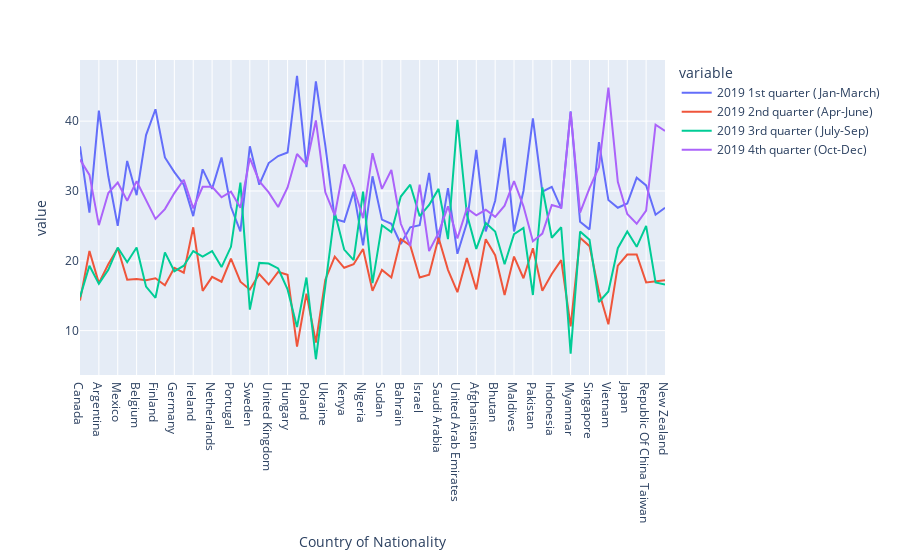

The notebook cell this image was saved under:
### Code cell
cols = ['2019 1st quarter (Jan-March) ','2019 2nd quarter (Apr-June)', '2019 3rd quarter (July-Sep) ', '2019 4th quarter (Oct-Dec) ']
px.line(df, df.index, cols)

### Figure 1 — Plotly figure (JSON) as saved in the notebook; plotly's stock layout.template omitted (floating-point values rounded to 4 significant figures)
{"data": [{"hovertemplate": "variable=2019 1st quarter (Jan-March) <br>Country of Nationality=%{x}<br>value=%{y}<extra></extra>", "legendgroup": "2019 1st quarter (Jan-March) ", "line": {"color": "#636efa", "dash": "solid"}, "marker": {"symbol": "circle"}, "mode": "lines", "name": "2019 1st quarter (Jan-March) ", "orientation": "v", "showlegend": true, "type": "scatter", "x": ["Canada", "United States Of America", "Argentina", "Brazil", "Mexico", "Austria", "Belgium", "Denmark", "Finland", "France", "Germany", "Greece", "Ireland", "Italy", "Netherlands", "Norway", "Portugal", "Spain", "Sweden", "Switzerland", "United Kingdom", "Czech Rep.", "Hungary", "Kazakhstan", "Poland", "Russian Federation", "Ukraine", "Egypt", "Kenya", "Mauritius", "Nigeria", "South Africa", "Sudan", "Tanzania", "Bahrain", "Iraq", "Israel", "Oman", "Saudi Arabia", "Turkey", "United Arab Emirates", "Yemen", "Afghanistan", "Bangladesh", "Bhutan", "Iran", "Maldives", "Nepal", "Pakistan", "Sri Lanka", "Indonesia", "Malaysia", "Myanmar", "Philippines", "Singapore", "Thailand", "Vietnam", "China", "Japan", "Korea (Republic Of ", "Republic Of China Taiwan", "Australia", "New Zealand"], "xaxis": "x", "y": [36.4, 26.9, 41.5, 32.1, 25, 34.3, 29.4, 38, 41.7, 34.8, 32.7, 30.9, 26.4, 33.1, 30.3, 34.8, 27.7, 24.2, 36.4, 30.9, 34, 35, 35.5, 46.5, 33.4, 45.7, 36.5, 26, 25.6, 29.9, 22.2, 32.1, 25.9, 25.3, 22.4, 24.8, 25.1, 32.6, 22.4, 30.4, 21, 25.4, 35.9, 24.2, 28.6, 37.6, 24.2, 30, 40.4, 29.9, 30.6, 27.5, 41.4, 25.6, 24.5, 37, 28.7, 27.6, 28.2, 31.9, 30.8, 26.6, 27.6], "yaxis": "y"}, {"hovertemplate": "variable=2019 2nd quarter (Apr-June)<br>Country of Nationality=%{x}<br>value=%{y}<extra></extra>", "legendgroup": "2019 2nd quarter (Apr-June)", "line": {"color": "#EF553B", "dash": "solid"}, "marker": {"symbol": "circle"}, "mode": "lines", "name": "2019 2nd quarter (Apr-June)", "orientation": "v", "showlegend": true, "type": "scatter", "x": ["Canada", "United States Of America", "Argentina", "Brazil", "Mexico", "Austria", "Belgium", "Denmark", "Finland", "France", "Germany", "Greece", "Ireland", "Italy", "Netherlands", "Norway", "Portugal", "Spain", "Sweden", "Switzerland", "United Kingdom", "Czech Rep.", "Hungary", "Kazakhstan", "Poland", "Russian Federation", "Ukraine", "Egypt", "Kenya", "Mauritius", "Nigeria", "South Africa", "Sudan", "Tanzania", "Bahrain", "Iraq", "Israel", "Oman", "Saudi Arabia", "Turkey", "United Arab Emirates", "Yemen", "Afghanistan", "Bangladesh", "Bhutan", "Iran", "Maldives", "Nepal", "Pakistan", "Sri Lanka", "Indonesia", "Malaysia", "Myanmar", "Philippines", "Singapore", "Thailand", "Vietnam", "China", "Japan", "Korea (Republic Of ", "Republic Of China Taiwan", "Australia", "New Zealand"], "xaxis": "x", "y": [14.3, 21.4, 16.8, 19.5, 21.8, 17.3, 17.4, 17.2, 17.5, 16.5, 19, 18.3, 24.8, 15.7, 17.7, 17, 20.3, 17, 15.9, 18.1, 16.6, 18.4, 18, 7.7, 15.3, 8.3, 17.3, 20.6, 19, 19.5, 21.7, 15.7, 18.7, 17.6, 23.1, 22.2, 17.6, 18, 23.3, 18.7, 15.5, 20.4, 15.9, 23.1, 20.8, 15.1, 20.6, 17.5, 21.8, 15.7, 18.1, 20.1, 10.6, 23.3, 22.1, 15.6, 10.9, 19.3, 20.9, 20.9, 16.9, 17, 17.2], "yaxis": "y"}, {"hovertemplate": "variable=2019 3rd quarter (July-Sep) <br>Country of Nationality=%{x}<br>value=%{y}<extra></extra>", "legendgroup": "2019 3rd quarter (July-Sep) ", "line": {"color": "#00cc96", "dash": "solid"}, "marker": {"symbol": "circle"}, "mode": "lines", "name": "2019 3rd quarter (July-Sep) ", "orientation": "v", "showlegend": true, "type": "scatter", "x": ["Canada", "United States Of America", "Argentina", "Brazil", "Mexico", "Austria", "Belgium", "Denmark", "Finland", "France", "Germany", "Greece", "Ireland", "Italy", "Netherlands", "Norway", "Portugal", "Spain", "Sweden", "Switzerland", "United Kingdom", "Czech Rep.", "Hungary", "Kazakhstan", "Poland", "Russian Federation", "Ukraine", "Egypt", "Kenya", "Mauritius", "Nigeria", "South Africa", "Sudan", "Tanzania", "Bahrain", "Iraq", "Israel", "Oman", "Saudi Arabia", "Turkey", "United Arab Emirates", "Yemen", "Afghanistan", "Bangladesh", "Bhutan", "Iran", "Maldives", "Nepal", "Pakistan", "Sri Lanka", "Indonesia", "Malaysia", "Myanmar", "Philippines", "Singapore", "Thailand", "Vietnam", "China", "Japan", "Korea (Republic Of ", "Republic Of China Taiwan", "Australia", "New Zealand"], "xaxis": "x", "y": [14.8, 19.3, 16.7, 18.7, 21.9, 19.8, 21.9, 16.3, 14.7, 21.2, 18.5, 19.3, 21.4, 20.6, 21.4, 19.1, 22, 31.2, 13, 19.7, 19.6, 18.9, 15.9, 10.5, 17.6, 5.9, 16.4, 26.9, 21.6, 20.1, 29.9, 16.8, 25.1, 24.1, 29.2, 30.9, 26.4, 28, 30.3, 23.1, 40.2, 26.7, 21.7, 25.4, 24.2, 19.5, 23.8, 24.7, 15.1, 30.5, 23.3, 24.8, 6.7, 24.2, 23, 14.1, 15.6, 21.8, 24.2, 22, 25, 16.9, 16.6], "yaxis": "y"}, {"hovertemplate": "variable=2019 4th quarter (Oct-Dec) <br>Country of Nationality=%{x}<br>value=%{y}<extra></extra>", "legendgroup": "2019 4th quarter (Oct-Dec) ", "line": {"color": "#ab63fa", "dash": "solid"}, "marker": {"symbol": "circle"}, "mode": "lines", "name": "2019 4th quarter (Oct-Dec) ", "orientation": "v", "showlegend": true, "type": "scatter", "x": ["Canada", "United States Of America", "Argentina", "Brazil", "Mexico", "Austria", "Belgium", "Denmark", "Finland", "France", "Germany", "Greece", "Ireland", "Italy", "Netherlands", "Norway", "Portugal", "Spain", "Sweden", "Switzerland", "United Kingdom", "Czech Rep.", "Hungary", "Kazakhstan", "Poland", "Russian Federation", "Ukraine", "Egypt", "Kenya", "Mauritius", "Nigeria", "South Africa", "Sudan", "Tanzania", "Bahrain", "Iraq", "Israel", "Oman", "Saudi Arabia", "Turkey", "United Arab Emirates", "Yemen", "Afghanistan", "Bangladesh", "Bhutan", "Iran", "Maldives", "Nepal", "Pakistan", "Sri Lanka", "Indonesia", "Malaysia", "Myanmar", "Philippines", "Singapore", "Thailand", "Vietnam", "China", "Japan", "Korea (Republic Of ", "Republic Of China Taiwan", "Australia", "New Zealand"], "xaxis": "x", "y": [34.5, 32.3, 25.1, 29.7, 31.2, 28.6, 31.4, 28.6, 26, 27.4, 29.7, 31.6, 27.5, 30.6, 30.6, 29.1, 29.9, 27.6, 34.7, 31.4, 29.8, 27.7, 30.5, 35.3, 33.8, 40.1, 29.8, 26.5, 33.8, 30.5, 26.1, 35.4, 30.3, 33, 25.3, 22.1, 30.9, 21.4, 24, 27.8, 23.2, 27.5, 26.5, 27.3, 26.3, 27.9, 31.4, 27.8, 22.8, 23.9, 28, 27.6, 41.3, 26.9, 30.4, 33.4, 44.8, 31.3, 26.7, 25.3, 27.2, 39.5, 38.6], "yaxis": "y"}], "layout": {"legend": {"title": {"text": "variable"}, "tracegroupgap": 0}, "margin": {"t": 60}, "xaxis": {"anchor": "y", "domain": [0, 1], "title": {"text": "Country of Nationality"}}, "yaxis": {"anchor": "x", "domain": [0, 1], "title": {"text": "value"}}}}
